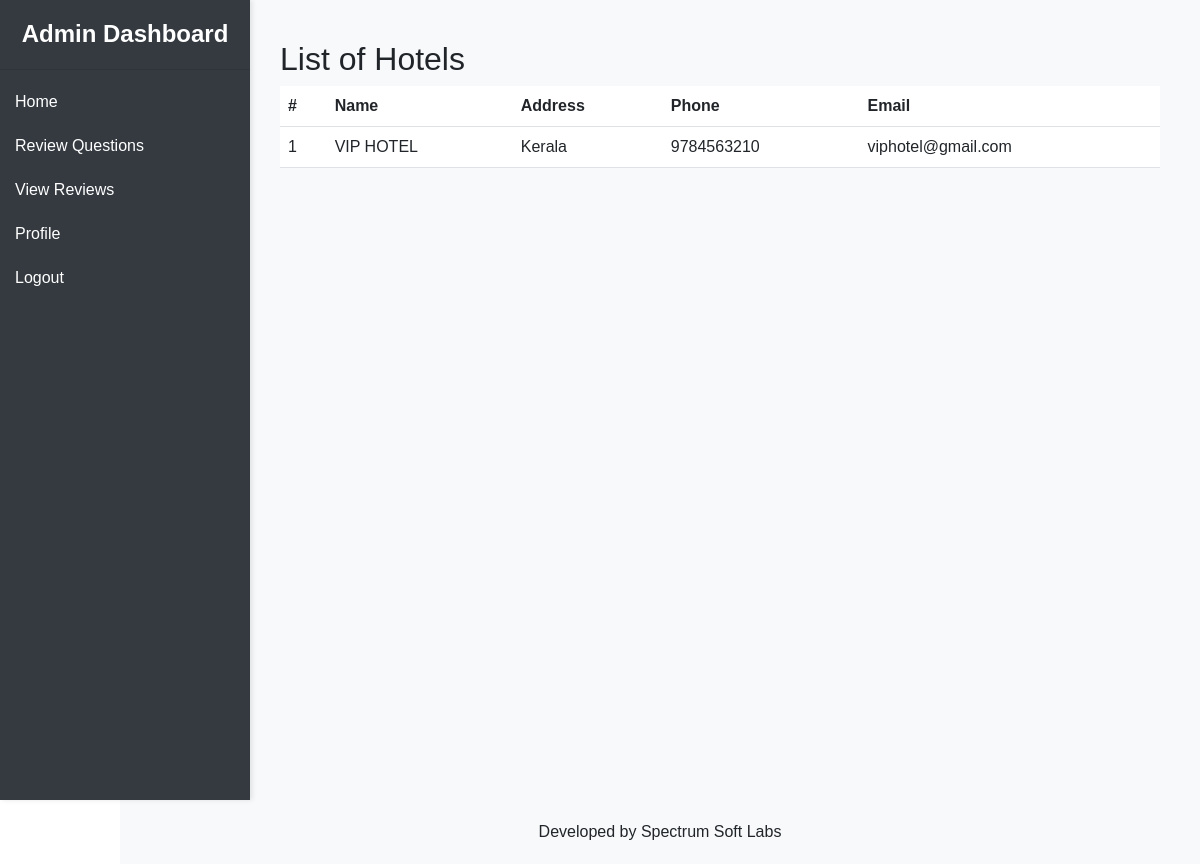
The app's page /dashboard.php (signed in) with its own data.
### tables this page shows
CREATE TABLE `hotels_restaurants` (
  `id` int(11) NOT NULL,
  `name` varchar(255) NOT NULL,
  `address` text NOT NULL,
  `status` int(11) NOT NULL,
  `created_by` int(11) DEFAULT NULL,
  `created_at` timestamp NOT NULL DEFAULT CURRENT_TIMESTAMP,
  `updated_at` timestamp NOT NULL DEFAULT '0000-00-00 00:00:00' ON UPDATE CURRENT_TIMESTAMP,
  `phone` varchar(20) DEFAULT NULL,
  `email` varchar(255) DEFAULT NULL,
  `logo` varchar(255) DEFAULT NULL,
  `cover_image` varchar(255) DEFAULT NULL,
  `website_link` varchar(255) DEFAULT NULL
);

### dashboard.php (the view, shortened to what this page needs)
<?php
include('db_connection.php');
$sql = "SELECT * FROM hotels_restaurants where status=1";
$result = $conn->query($sql);
include('header.php');
?>
<h2>List of Hotels</h2>
<table class="table">
    <thead>
        <tr>
            <th>#</th>
            <th>Name</th>
            <th>Address</th>
            <th>Phone</th>
            <th>Email</th>
        </tr>
    </thead>
    <tbody>
        <?php if ($result->num_rows > 0) { ?>
            <?php $i = 1;
            while ($row = $result->fetch_assoc()) { ?>
                <tr>
                    <td><?php echo $i; ?></td>
                    <td><?php echo $row['name']; ?></td>
                    <td><?php echo $row['address']; ?></td>
                    <td><?php echo $row['phone'] ? $row['phone'] : ''; ?></td>
                    <td><?php echo $row['email'] ? $row['email'] : ''; ?></td>
                </tr>
                <?php $i++;
            } ?>
        <?php } else { ?>
            <tr>
                <td colspan="7">No hotels found.</td>
            </tr>
        <?php } ?>
    </tbody>
</table>
<?php include('footer.php'); ?>

### styles.css (style rules this page uses)
body { overflow-x: hidden; font-family: Arial, sans-serif; margin: 0; }

### records on screen
hotels_restaurants: name "VIP HOTEL", address "Kerala", phone "9784563210", email "viphotel@gmail.com"
